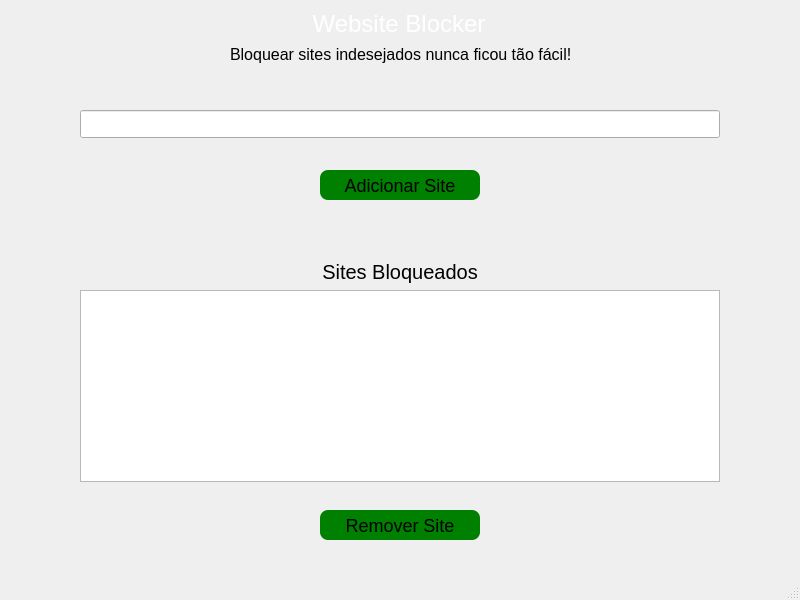
<?xml version="1.0" encoding="UTF-8"?>
<ui version="4.0">
 <class>MainWindow</class>
 <widget class="QMainWindow" name="MainWindow">
  <property name="geometry">
   <rect>
    <x>0</x>
    <y>0</y>
    <width>800</width>
    <height>600</height>
   </rect>
  </property>
  <property name="font">
   <font>
    <pointsize>13</pointsize>
   </font>
  </property>
  <property name="windowTitle">
   <string>WebSiteBlocker</string>
  </property>
  <widget class="QWidget" name="centralwidget">
   <widget class="QLabel" name="titleApp">
    <property name="geometry">
     <rect>
      <x>310</x>
      <y>10</y>
      <width>178</width>
      <height>27</height>
     </rect>
    </property>
    <property name="font">
     <font>
      <pointsize>-1</pointsize>
     </font>
    </property>
    <property name="styleSheet">
     <string notr="true">QLabel{
	font-size:24px;
	color: white;
}</string>
    </property>
    <property name="text">
     <string>Website Blocker</string>
    </property>
    <property name="alignment">
     <set>Qt::AlignmentFlag::AlignCenter</set>
    </property>
   </widget>
   <widget class="QPushButton" name="addButton">
    <property name="geometry">
     <rect>
      <x>320</x>
      <y>170</y>
      <width>160</width>
      <height>30</height>
     </rect>
    </property>
    <property name="sizePolicy">
     <sizepolicy hsizetype="Minimum" vsizetype="Fixed">
      <horstretch>0</horstretch>
      <verstretch>0</verstretch>
     </sizepolicy>
    </property>
    <property name="minimumSize">
     <size>
      <width>0</width>
      <height>0</height>
     </size>
    </property>
    <property name="styleSheet">
     <string notr="true">QPushButton{
	font-size:18px;
    border-style: solid;
    border-radius: 8px;
	background-color: green;
}</string>
    </property>
    <property name="text">
     <string>Adicionar Site</string>
    </property>
   </widget>
   <widget class="QLineEdit" name="siteInput">
    <property name="geometry">
     <rect>
      <x>80</x>
      <y>110</y>
      <width>640</width>
      <height>28</height>
     </rect>
    </property>
    <property name="sizeIncrement">
     <size>
      <width>0</width>
      <height>0</height>
     </size>
    </property>
    <property name="baseSize">
     <size>
      <width>0</width>
      <height>0</height>
     </size>
    </property>
    <property name="styleSheet">
     <string notr="true">QLineEdit{
	font-size: 16px;
	color: white;
}
QLineEdit[text=&quot;&quot;]{
	color:white;
}</string>
    </property>
    <property name="text">
     <string/>
    </property>
    <property name="placeholderText">
     <string>Digite aqui o site que deseja bloquear</string>
    </property>
   </widget>
   <widget class="QLabel" name="label">
    <property name="geometry">
     <rect>
      <x>230</x>
      <y>45</y>
      <width>347</width>
      <height>18</height>
     </rect>
    </property>
    <property name="styleSheet">
     <string notr="true">QLabel{
font-size:16px;
}</string>
    </property>
    <property name="text">
     <string>Bloquear sites indesejados nunca ficou tão fácil!</string>
    </property>
   </widget>
   <widget class="QListView" name="listView">
    <property name="geometry">
     <rect>
      <x>80</x>
      <y>290</y>
      <width>640</width>
      <height>192</height>
     </rect>
    </property>
    <property name="styleSheet">
     <string notr="true">QListView::item {
    border-bottom: 1px solid light-gray;
	padding: 8px;
}
QListView{
	font-size: 16px;
}</string>
    </property>
   </widget>
   <widget class="QPushButton" name="removeButton">
    <property name="geometry">
     <rect>
      <x>320</x>
      <y>510</y>
      <width>160</width>
      <height>30</height>
     </rect>
    </property>
    <property name="sizePolicy">
     <sizepolicy hsizetype="Minimum" vsizetype="Fixed">
      <horstretch>0</horstretch>
      <verstretch>0</verstretch>
     </sizepolicy>
    </property>
    <property name="minimumSize">
     <size>
      <width>0</width>
      <height>0</height>
     </size>
    </property>
    <property name="styleSheet">
     <string notr="true">QPushButton{
	font-size:18px;
    border-style: solid;
    border-radius: 8px;
	background-color: green;
}</string>
    </property>
    <property name="text">
     <string>Remover Site</string>
    </property>
   </widget>
   <widget class="QLabel" name="label_2">
    <property name="geometry">
     <rect>
      <x>320</x>
      <y>260</y>
      <width>160</width>
      <height>23</height>
     </rect>
    </property>
    <property name="styleSheet">
     <string notr="true">QLabel{
	font-size:20px;
}</string>
    </property>
    <property name="text">
     <string>Sites Bloqueados</string>
    </property>
    <property name="alignment">
     <set>Qt::AlignmentFlag::AlignCenter</set>
    </property>
   </widget>
  </widget>
  <widget class="QMenuBar" name="menubar">
   <property name="geometry">
    <rect>
     <x>0</x>
     <y>0</y>
     <width>800</width>
     <height>25</height>
    </rect>
   </property>
  </widget>
  <widget class="QStatusBar" name="statusbar"/>
 </widget>
 <resources/>
 <connections/>
</ui>
